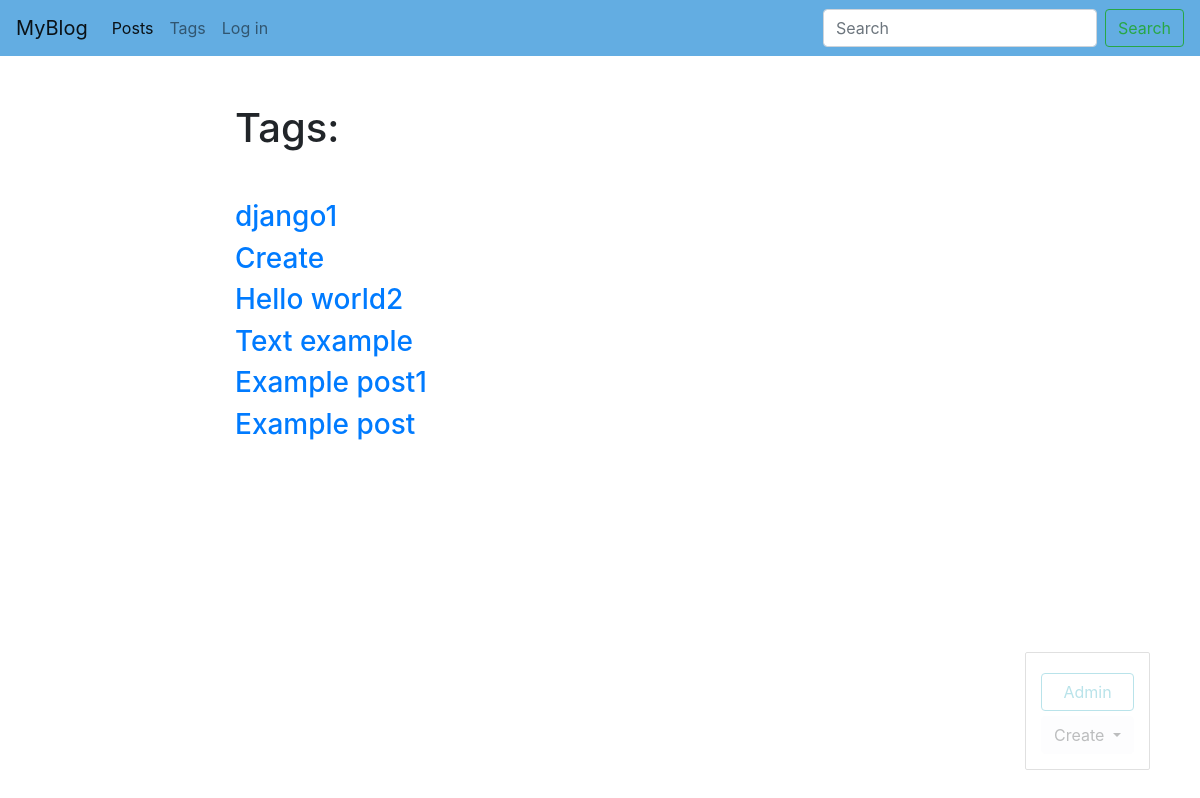
/blog/tags/ (signed in), run on an earlier commit of the app's database.
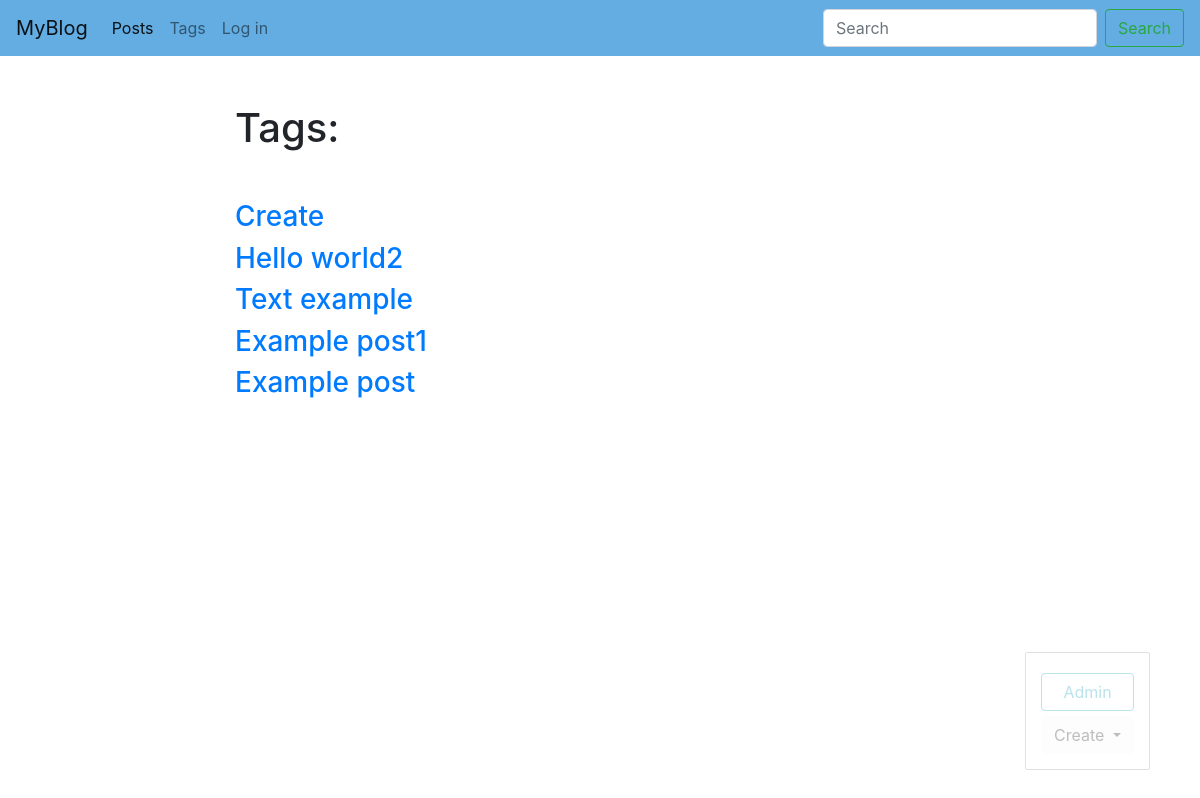
And on a later commit of the database.
### blog/models.py (models this page shows, shortened)
class Tag(models.Model):
    title = models.CharField(max_length=50)
    slug = models.SlugField(max_length=50, unique=True)
    def get_absolute_url(self):
        return reverse('tag_detail_url', kwargs={'slug': self.slug})

### blog/views.py (the view)
# urls.py: path('tags/', tags_list, name='tags_list_url'),
def tags_list(request):
    tags = Tag.objects.all()
    return render(request,'blog/tags_list.html',context={'tags':tags})

### blog/templates/blog/tags_list.html (shortened to what this page needs)
{% extends 'blog/base_blog.html' %}
{% block content %}
  <h1 class="mb-5">Tags:</h1>
  {% for tag in tags %}
    <h3><a href="{{tag.get_absolute_url}}">{{ tag.title }}</a></h3>
  {% endfor %}
{% endblock %}

### blog/templates/blog/base_blog.html (shortened to what this page needs)
{% extends 'base.html' %}
{% block admin-panel %}
  <div class="btn-group">
    <button type="button" class="btn btn-light dropdown-toggle" data-toggle="dropdown" aria-haspopup="true" aria-expanded="false">
      Create
    </button>
  </div>
{% endblock %}

### templates/base.html (shortened to what this page needs)
{% load static %}
<!DOCTYPE html>
<html lang="en" dir="ltr">
  <head>
    <link rel="stylesheet" href="https://stackpath.bootstrapcdn.com/bootstrap/4.3.1/css/bootstrap.min.css"
>
    <link rel="stylesheet" href="{% static 'css/styles.css' %}">
  </head>
  <body>
    <nav class="navbar navbar-expand-lg navbar-light" style="background-color: #63ade2;">
      <a class="navbar-brand" href="#">MyBlog</a>
      <div class="collapse navbar-collapse" id="navbarSupportedContent">
        <ul class="navbar-nav mr-auto">
          <li class="nav-item active">
            <a class="nav-link" href="{% url 'post_list_url' %}">Posts</span></a>
          </li>
          <li class="nav-item">
            <a class="nav-link" href="{% url 'tags_list_url' %}">Tags</a>
          </li>
          <li class="nav-item">
            <a class="nav-link" href="{% url 'admin:index' %}" tabindex="-1" aria-disabled="true">Log in</a>
          </li>
        </ul>
        <form class="form-inline my-2 my-lg-0">
          <input class="form-control mr-sm-2" type="search" placeholder="Search" aria-label="Search">
          <button class="btn btn-outline-success my-2 my-sm-0" type="submit">Search</button>
        </form>
      </div>
    </nav>
    <div class="container mt-5" >
      <div class="row">
        <div class="col-6 offset-md-2">
          {% block content %}{% endblock %}
        </div>
      </div>
    </div>
    {% if request.user.is_authenticated and request.user.is_staff %}
    <div class="admin-panel align-items-center">
        <a href="/admin" class="btn btn-outline-info">Admin</a>
        {% block admin-panel %}{%endblock%}
    </div>
    {% endif %}
  </body>
</html>

### static/css/styles.css (style rules this page uses)
.admin-panel { border: 1px solid #999; border-radius: 2px; position: fixed; right: 50px; bottom: 30px; opacity: 0.3; padding: 15px; }
.admin-panel a { display: block; margin: 5px 0; }

What changed in the data, as far as the page shows it:
removed Tag: title "django1"
